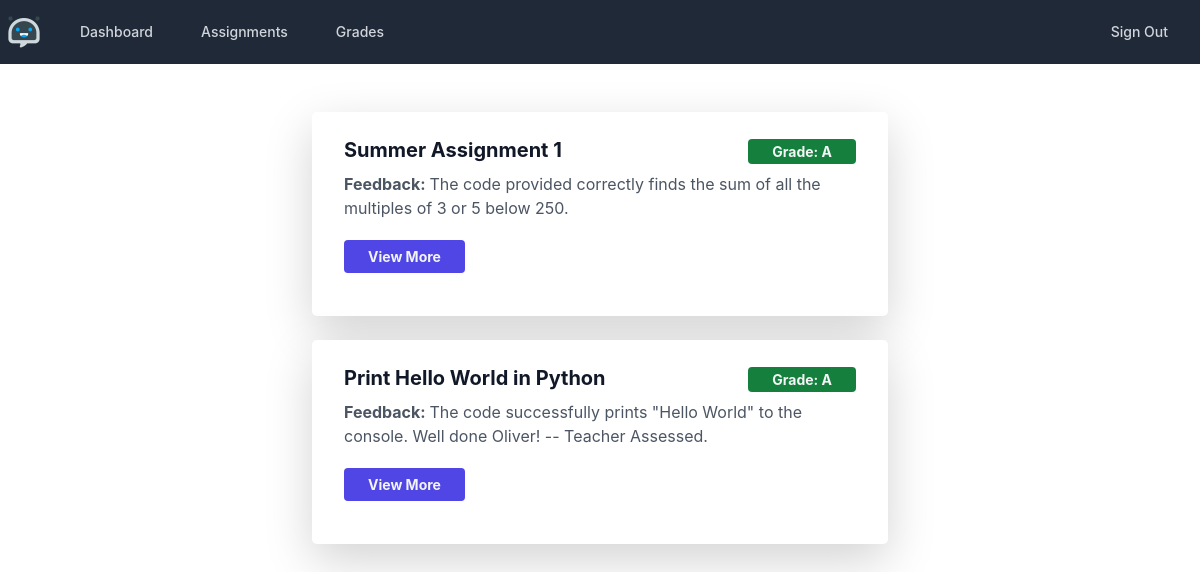
Screenshot of /grades (signed in) with the database file from the repository.
### models.py (models this page shows, shortened)
class Assignment(db.Model):
    __tablename__ = 'assignments'
    __table_args__ = {'extend_existing': True}
    assignment_id = db.Column(db.Integer, primary_key=True)
    name = db.Column(db.String(100), nullable=False)
    description = db.Column(db.String(500), nullable=False)
    set_by = db.Column(db.String(50), nullable=False)
    created_on = db.Column(db.DateTime, nullable=False)
    due_date = db.Column(db.String(10), nullable=False)

class Grade(db.Model):
    __tablename__ = 'grades'
    __table_args__ = {'extend_existing': True}
    assignment_id = db.Column(db.Integer, db.ForeignKey(Assignment.assignment_id), nullable=False)
    student_id = db.Column(db.Integer, db.ForeignKey(User.id), nullable=False)
    grade = db.Column(db.String(1), nullable=True, default='N')
    correct = db.Column(db.Boolean, nullable=False, default=False)
    feedback = db.Column(db.String(2000), nullable=False, default='No Feedback Provided. Default.')
    next_steps = db.Column(db.String(2000), nullable=False, default='No Next Steps Provided. Default.')
    code_submission = db.Column(db.String(2000), nullable=False, default='No Code Provided. Default.')
    grade_id = db.Column(db.Integer, primary_key=True)

### grades/views.py (the view)
@grades_blueprint.route('/grades')
@login_required
def grades():
    all_grades = Grade.query.filter_by(student_id=current_user.id).all()
    all_assignments = Assignment.query.all()
    if len(all_grades) != 0:
        return render_template('grades/grades.html',
                               grades=all_grades, assignments=all_assignments)
    else:
        flash('No grades to review.')
    return render_template('grades/grades.html')

### app.py (called while the page is built)
@login_manager.user_loader
def load_user(user_id):
    return User.query.get(int(user_id))

### templates/grades/grades.html (shortened to what this page needs)
<!DOCTYPE html>
<html lang="en">
<head>
</head>
<body>
{% extends 'base.html' %}
{% block content %}
    <div class="w-full max-w-xl mx-auto mt-5">
        {% if grades %}
            {% for grade in grades %}
                {% for assignment in assignments %}
                    {% if assignment.assignment_id == grade.assignment_id %}
                        <div class="max-w-2xl px-8 py-4 my-4 bg-white rounded-lg shadow-lg">
                            <div class="flex items-center justify-between">
                                <span class="text-xl font-bold text-gray-900" tabindex="0" role="link">
                                    {{ assignment.name }}
                                </span>
                                <span class="text-xl font-bold text-gray-700">
                    {% if grade.grade == "U" or grade.grade == "F" or grade.grade == "E" %}
                        <span class="px-4 py-1 text-sm font-bold text-gray-100 bg-red-700 rounded">Grade: {{ grade.grade }}</span>
                    {% elif grade.grade == "C" or grade.grade == "D" %}
                        <span class="px-4 py-1 text-sm font-bold text-gray-100 bg-yellow-600 rounded">Grade: {{ grade.grade }}</span>
                    {% else %}
                        <span class="px-4 py-1 text-sm font-bold text-gray-100 bg-green-700 rounded">Grade: {{ grade.grade }}</span>
                    {% endif %}
                </span>
                            </div>
                            <div class="mt-2">
                                <p class="mt-2 text-gray-600">
                                    <b>Feedback: </b>{{ grade.feedback }}
                                </p>
                            </div>
                            <div class="flex items-center justify-between mt-4">
                                <form method="POST">
                                    <a href="{{ url_for('grades.view_grade', id=grade.grade_id) }}"
                                       class="px-4 py-2 text-sm font-bold text-gray-100 bg-indigo-600 hover:text-gray-100 rounded"
                                       tabindex="0" role="button">
                                        View More
                                    </a>
                                </form>
                            </div>
                        </div>
                    {% endif %}
                {% endfor %}
            {% endfor %}
        {% endif %}
    </div>
{% endblock %}

### rows the page displays
Grade: grade "A", feedback "The code provided correctly finds the sum of all the multiples of 3 or 5 below 250."
Assignment: name "Summer Assignment 1"
Grade: grade "A", feedback "The code successfully prints \"Hello World\" to the console. Well done Oliver! -- Teacher Assessed."
Assignment: name "Print Hello World in Python"
